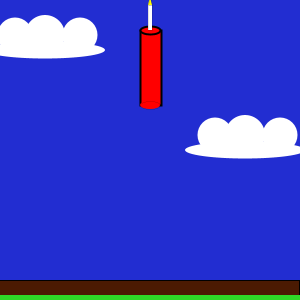
Frame 1 (no input)
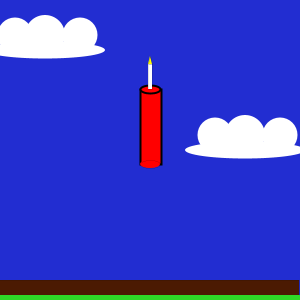
Frame 60 (the mouse pressed at the canvas centre just before this capture)
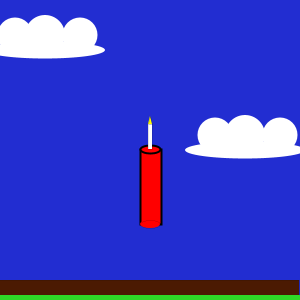
Frame 120 (the mouse held since frame 60 and released just before this capture)

The Processing sketch that drew these frames (run headless with seeded random() and noise(); from frame 60 on, the mouse is pressed at the canvas centre):

// Processing sketch: processing_36412
// ── processing_36412.pde

void setup() {
  size(300, 300);
  background(34, 45, 209);
}
/*
int x= 10;
 int y= 50;
 
 void draw() {
 background (220, 145, 0);
 fill(250, 255, 18);
 stroke(mouseX);
 ellipse(30, 30, x, x);
 
 if (x>50) {
 x=y;
 y--;
 }
 else {
 x++;
 }
 }
 this is not working smoothly. will ask how to fix later*/
int dynX=150; //dynamite x coord
int dynY=30; //dynamite Y coord


int fuseL=25; //fuse length
int fuseH=dynY-fuseL; //fuse height
int fuseH2=180;



void draw() {
  background(34, 45, 209);
  fill(75, 26, 2);
  rect(-1, 280, width, 20);
  //clouds
  fill(255,255,255);
  noStroke();
  ellipse(45,50,120,17);
  ellipse(80,35,35,35);
  ellipse(45,35,40,40);
  ellipse(15,35,35,35);
  
  ellipse(245,150,120,17);
  ellipse(280,135,35,35);
  ellipse(245,135,40,40);
  ellipse(215,135,35,35);

  //safety zone
  fill(47, 216, 39);
  rect(0, 295, width, 5);
  //dynamite
  stroke(0);
  strokeWeight(2);
  fill(255, 0, 0);

  //the top of the rect is dynY
  rect(dynX-10, dynY, 21, 75);
  ellipse(dynX, dynY, 20, 8);
  strokeWeight(0);
  ellipse(dynX, dynY+75, 20, 8);

  //write TNT if you have time

  //fuse
  fill(255, 255, 255);
  rect(dynX-2, fuseH, 4, fuseL);

  //flame
  fill(255, 255, 0);
  triangle(dynX-2, fuseH, dynX, fuseH-8, dynX+2, fuseH);

  //drop
  dynY++;
  fuseH++;

  if (fuseH>dynY-25) {
    fuseH=fuseH2;
  }

  if (dynY> 205) {
    dynY=205;
    fuseH2++;
    fuseL--;
  }
  if (fuseL < 1) {
    fuseL=0;
    fuseH2=205;
    background(255, 255, 255);
  }
  if (mouseY>=295) {
    noLoop();
  }
}
